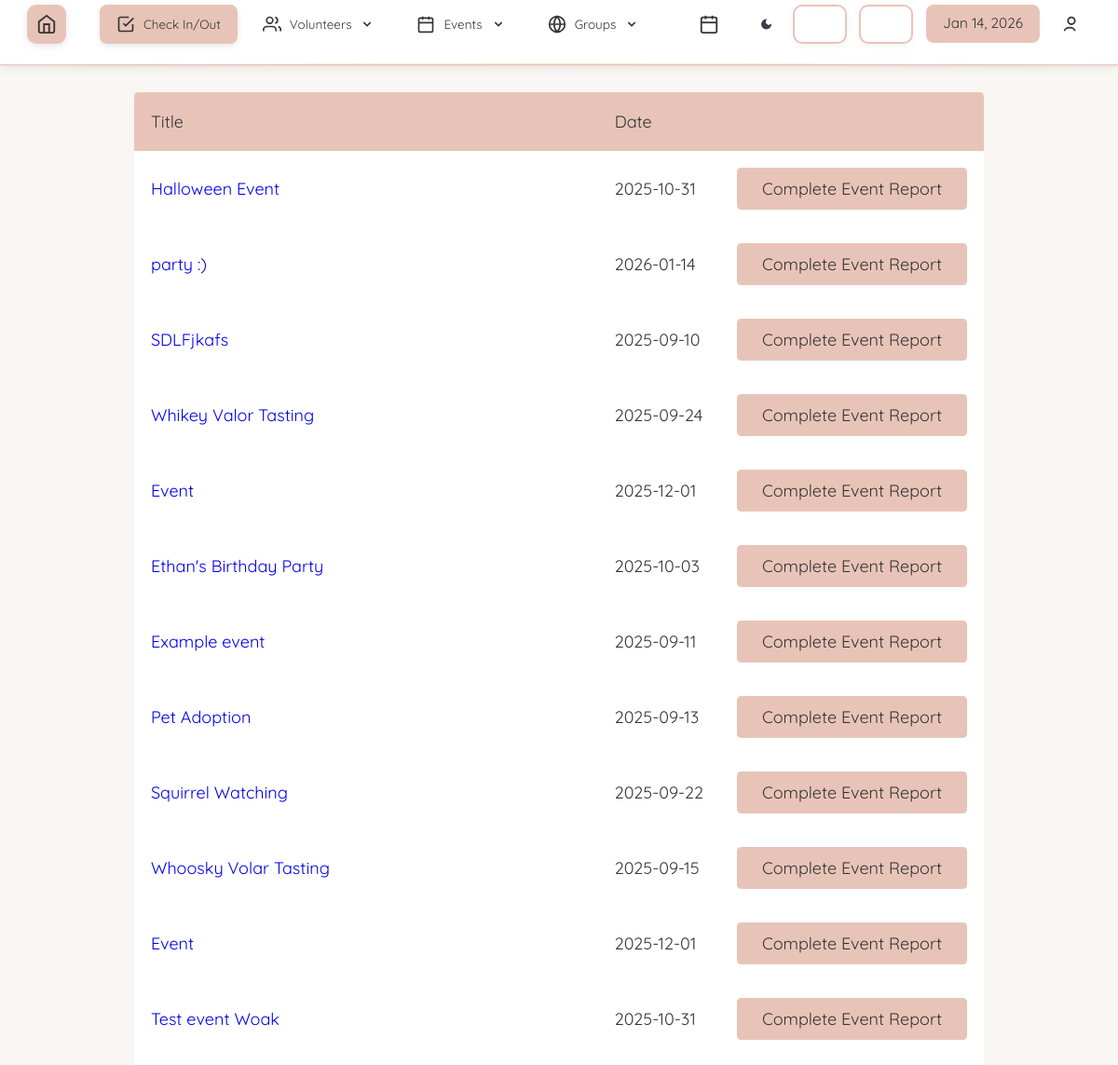
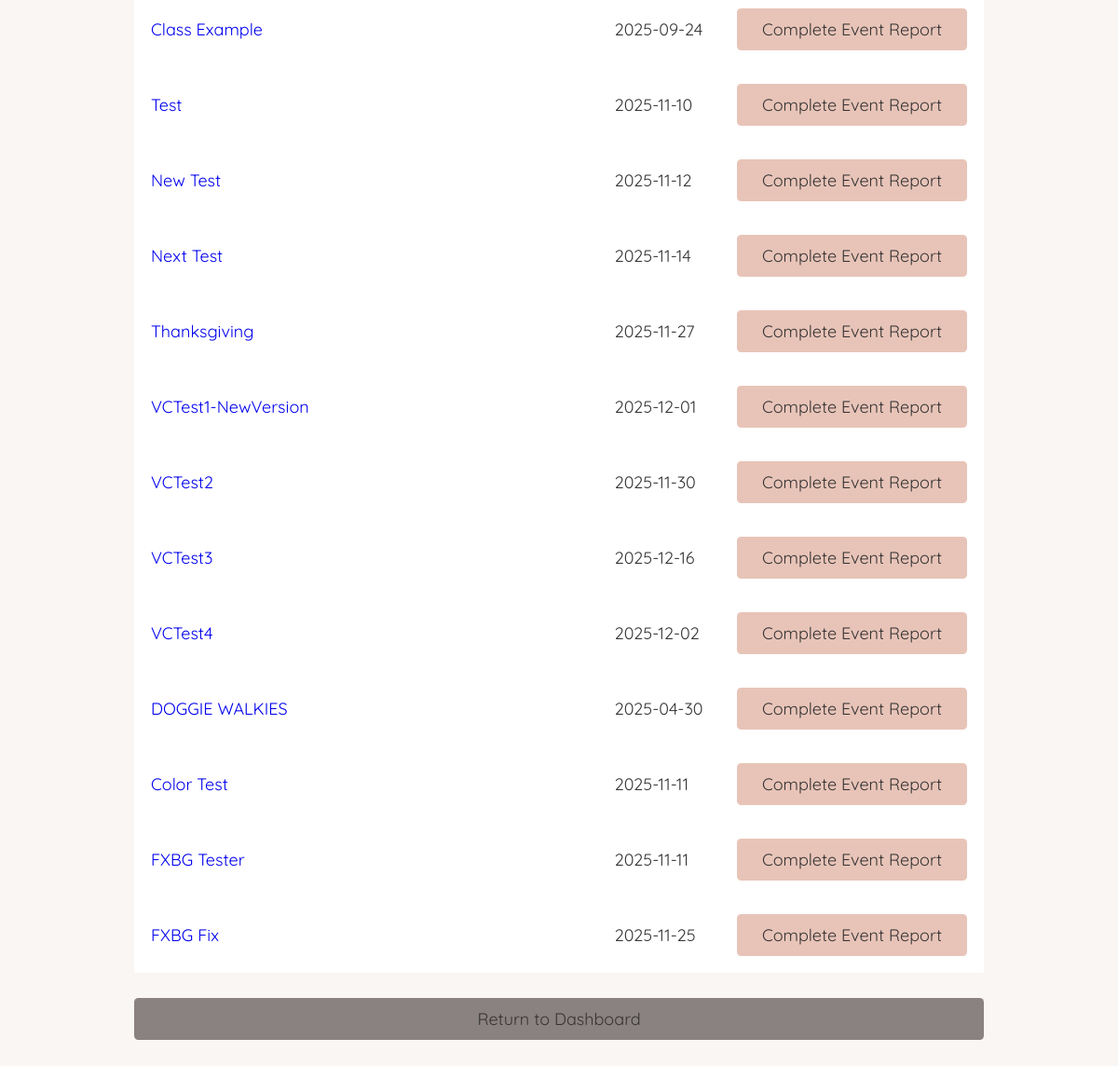
The app's page /adminViewingEvents.php (signed in), older data (2 pictures, top to bottom).
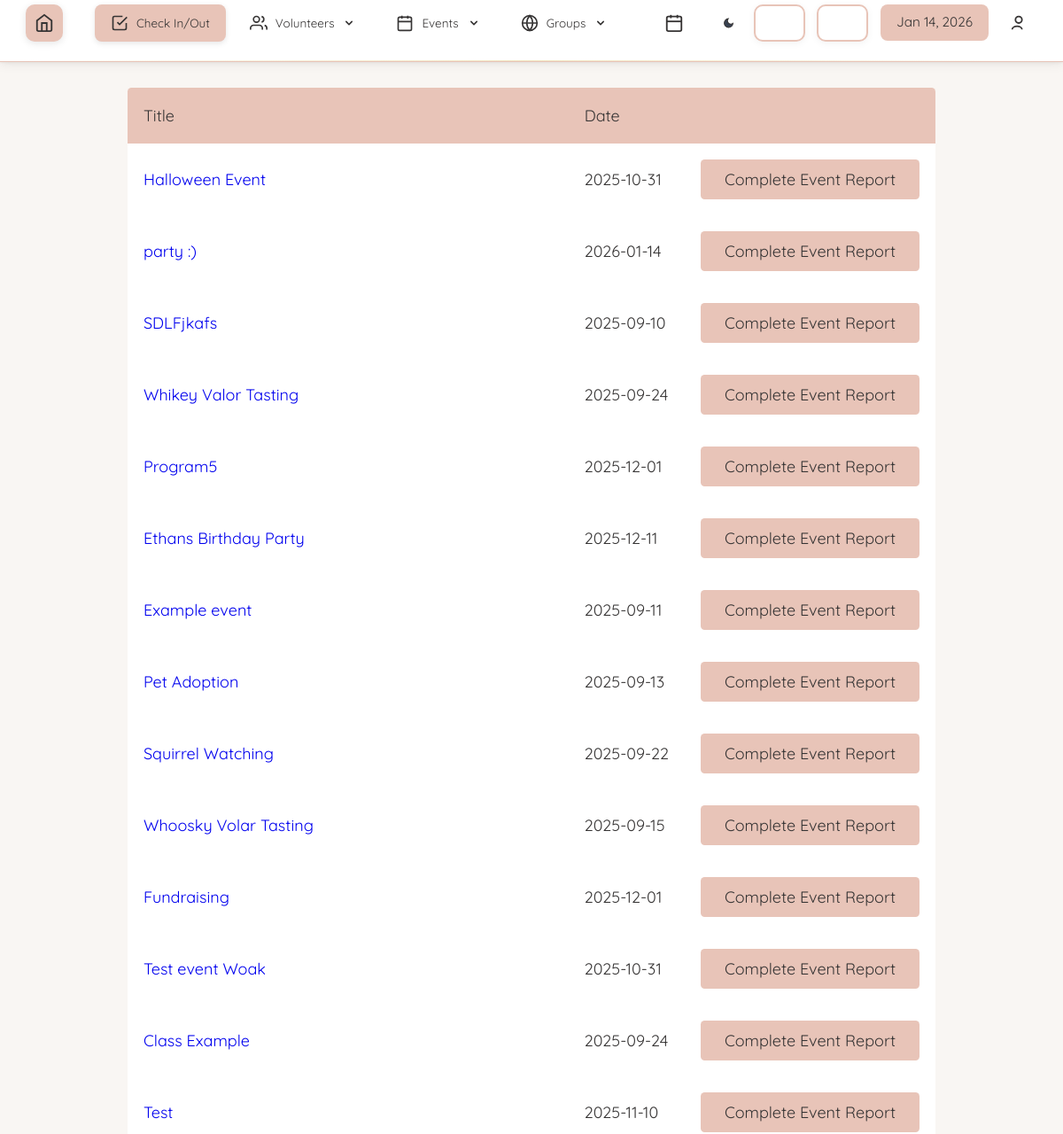
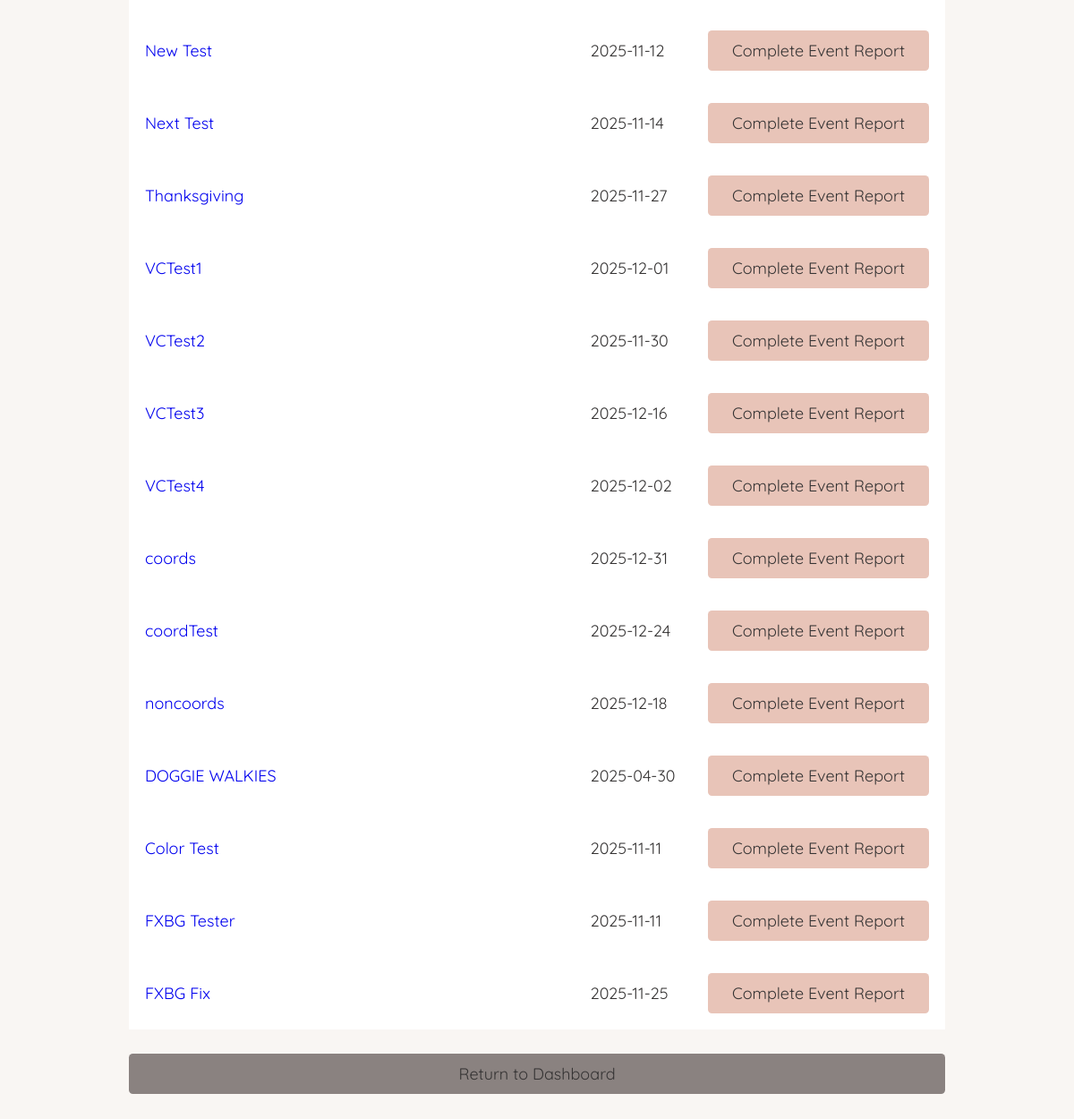
The same page, newer data (2 pictures, top to bottom).
### tables this page shows
CREATE TABLE `dbevents` (
  `id` int(11) NOT NULL,
  `name` text NOT NULL,
  `date` char(10) NOT NULL,
  `startTime` char(5) NOT NULL,
  `endTime` char(5) NOT NULL,
  `description` text NOT NULL,
  `capacity` int(11) NOT NULL,
  `completed` text NOT NULL,
  `restricted_signup` tinyint(1) NOT NULL,
  `location` text DEFAULT NULL,
  `type` text NOT NULL,
  `volunteer_coordinator` int(11) DEFAULT NULL
);

### database/dbEvents.php (called while the page is built, shortened)
<?php
include_once(dirname(__FILE__) . '/../domain/Event.php');
function make_an_event($result_row)
{
    $theEvent = new Event(
        $result_row['id'],
        $result_row['name'],
        date: $result_row['date'],
        startTime: $result_row['startTime'],
        endTime: $result_row['endTime'],
        description: $result_row['description'],
        capacity: $result_row['capacity'],
        completed: $result_row['completed'],
        restricted_signup: $result_row['restricted_signup'],
        type: $result_row['type']
    );
    return $theEvent;
}
function get_all_events()
{
    $con = connect();
    $query = "SELECT * FROM dbevents" .
            " ORDER BY completed";
    $result = mysqli_query($con, $query);
    $theEvents = array();
    while ($result_row = mysqli_fetch_assoc($result)) {
        $theEvent = make_an_event($result_row);
        $theEvents[] = $theEvent;
    }
    return $theEvents;
}

### domain/Event.php (called while the page is built, shortened)
<?php
class Event
{
    private $id;
    private $name;
    private $date;
    function __construct($id, $name, $date, $startTime, $endTime, $description, $capacity, $completed, $restricted_signup, $type)
    {
        $this->id = $id;
        $this->name = $name;
        $this->date = $date;
    }
    function getID()
    {
        return $this->id;
    }
    function getName()
    {
        return $this->name;
    }
    function getDate()
    {
        return $this->date;
    }
}

### adminViewingEvents.php (the view, shortened to what this page needs)
<?php
    include 'database/dbEvents.php';
?>
<!DOCTYPE html>
<html>
    <head>
        <?php require_once('universal.inc') ?>
        <link rel="stylesheet" href="css/messages.css"></link>
    </head>
    <body>
        <?php require_once('header.php') ?>
        <?php require_once('database/dbEvents.php');?>
        <h1>Events</h1>
        <main class="general">
            <?php
                $events = get_all_events();
            if (sizeof(get_all_events())) : ?>
                <div class="table-wrapper">
                    <table class="general">
                        <thead>
                            <tr>
                                <th>Title</th>
                                <th style="width:1px">Date</th>
                                <th style="width:1px"></th>
                            </tr>
                        </thead>
                        <tbody class="standout">
                            <?php
                            foreach ($events as $event) {
                                $eventID = $event->getID();
                                $title = $event->getName();
                                $date = $event->getDate();
                                    echo "
                                        <tr data-event-id='$eventID'>
                                            <td><a href='event.php?id=$eventID'>$title</a></td>
                                            <td>$date</td>
                                            <td><a class='button sign-up' href='eventReport.php'>Complete Event Report</a></td>
                                        </tr>";
                            }
                            ?>
                        </tbody>
                    </table>
                </div>
            <?php else : ?>
                <p class="no-events standout">There are currently no events available to view.<a class="button add" href="addEvent.php">Create a New Event</a> </p>
            <?php endif ?>
            <a class="button cancel" href="index.php">Return to Dashboard</a>
        </main>
    </body>
</html>

Row changes from the older to the newer data that the page shows:
changed dbevents: name "Event" → "Program5"
changed dbevents: name "Ethan's Birthday Party" → "Ethans Birthday Party"; date "2025-10-03" → "2025-12-11"
changed dbevents: name "Event" → "Fundraising"
changed dbevents: name "VCTest1-NewVersion" → "VCTest1"
added dbevents: name "coords", date "2025-12-31"
added dbevents: name "coordTest", date "2025-12-24"
added dbevents: name "noncoords", date "2025-12-18"
